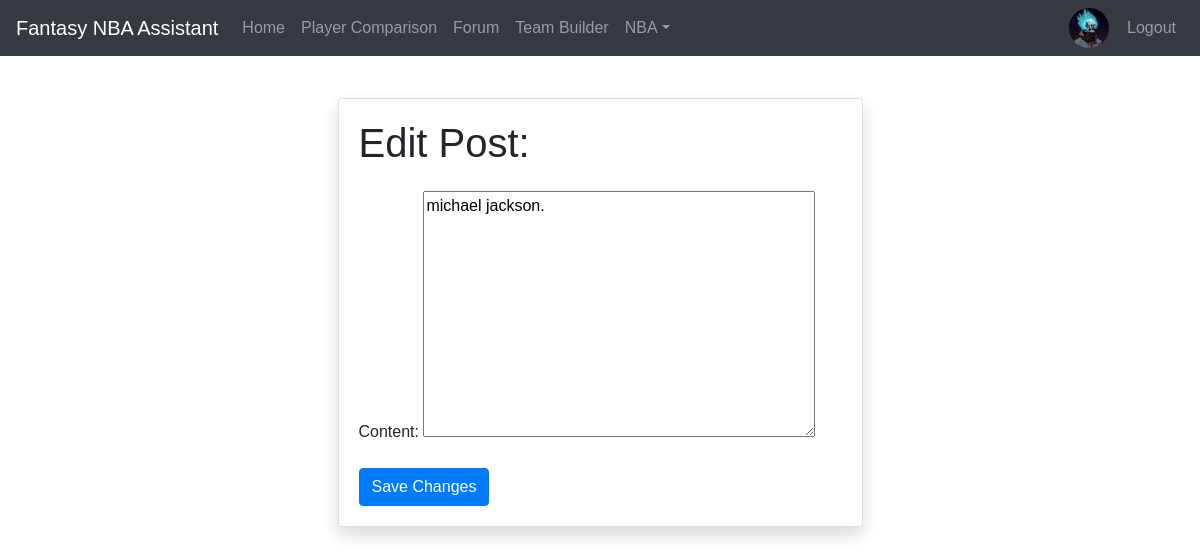
The app's page /post/12/edit/ (signed in), older data.
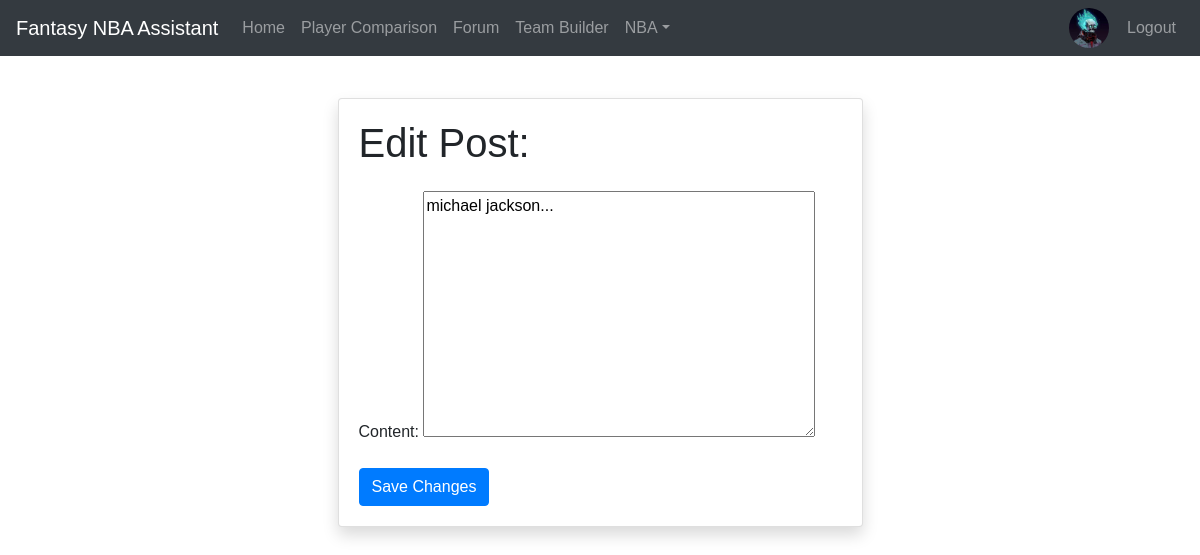
The same page, newer data.
### mysite/models.py (models this page shows)
class Post(models.Model):
    thread = models.ForeignKey(Thread, on_delete=models.CASCADE)
    author = models.ForeignKey(User, on_delete=models.CASCADE, related_name='posts', default=1)  # Default to the superuser (ID=1)
    content = models.TextField()
    created_at = models.DateTimeField(auto_now_add=True)

### mysite/views.py (the view)
# urls.py: path('post/<int:pk>/edit/', login_required(views.edit_post), name='edit_post'),
@login_required
def edit_post(request, pk):
    post = get_object_or_404(Post, pk=pk)
    if request.method == 'POST':
        form = PostForm(request.POST, instance=post)
        if form.is_valid():
            form.save()
            return redirect('thread_detail', pk=post.thread.pk)  # Redirect to thread detail
    else:
        form = PostForm(instance=post)
    return render(request, 'mysite/edit_post.html', {'form': form})

### mysite/forms.py
class PostForm(forms.ModelForm):
    class Meta:
        model = Post
        fields = ['content']

### mysite/templates/mysite/edit_post.html (shortened to what this page needs)
{% extends 'mysite/base.html' %}
{% block content %}
<div class="container" style="padding-top: 50px;">
  <div class="row justify-content-center">
    <div class="col-md-6">
      <div class="card shadow">
        <div class="card-body">
          <h1 class="card-title mb-4">Edit Post: {{ post.title }}</h1>
          <form method="post">
            {{ form.as_p }}
            <button type="submit" class="btn btn-primary">Save Changes</button>
          </form>
        </div>
      </div>
    </div>
  </div>
</div>
{% endblock %}

Row changes from the older to the newer data that the page shows:
changed Post: content "michael jackson." → "michael jackson..."
